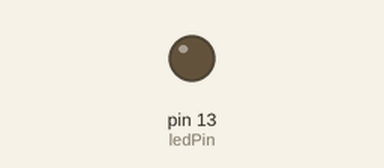
This sketch was run on a simulated Arduino Uno, built with avr-gcc and run on an emulated ATmega328P. On the bench: output pins drawn as LEDs (lit = HIGH).

Above: at 0.65 s.
At 5.05 s:
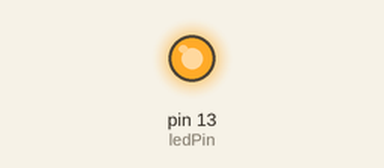
Timing chart, 0 to 5.3 s (numbered marks = the images above):
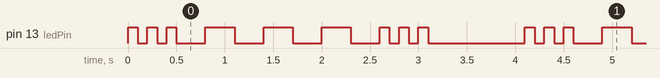

Measured:
- by itself, pin 13 (ledPin): repeats every 4.1 s: 2 × (LOW 0.10 s, HIGH 0.10 s), 3 × (LOW 0.30 s, HIGH 0.30 s), LOW 0.30 s, 2 × (HIGH 0.10 s, LOW 0.10 s), HIGH 0.10 s, LOW 1.0 s, HIGH 0.10 s
- by itself, everything shown: repeats every 4.1 s, in 18 steps

The sketch:

SOS.ino
```cpp
/* SOS im Morse-Code blinken
 *
 * Dieses Programm lässt eine LED am Arduino-Pin 13 ein SOS im Morse-Code blinken.
 * Beispiel von www.startHardware.org
 * Autor: Stefan Hermann
 * Lizenz: CC-BY 4.0
 *
 */

int ledPin = 13;

void setup() {
  pinMode(ledPin, OUTPUT);
}

void loop() {
  // Buchstabe S
  digitalWrite(ledPin, HIGH);
  delay(100);
  digitalWrite(ledPin, LOW);
  delay(100);

  digitalWrite(ledPin, HIGH);
  delay(100);
  digitalWrite(ledPin, LOW);
  delay(100);

  digitalWrite(ledPin, HIGH);
  delay(100);
  digitalWrite(ledPin, LOW);
  delay(300);

  // Buchstabe O
  digitalWrite(ledPin, HIGH);
  delay(300);
  digitalWrite(ledPin, LOW);
  delay(300);

  digitalWrite(ledPin, HIGH);
  delay(300);
  digitalWrite(ledPin, LOW);
  delay(300);

  digitalWrite(ledPin, HIGH);
  delay(300);
  digitalWrite(ledPin, LOW);
  delay(300);

  // Buchstabe S
  digitalWrite(ledPin, HIGH);
  delay(100);
  digitalWrite(ledPin, LOW);
  delay(100);

  digitalWrite(ledPin, HIGH);
  delay(100);
  digitalWrite(ledPin, LOW);
  delay(100);

  digitalWrite(ledPin, HIGH);
  delay(100);
  digitalWrite(ledPin, LOW);
  delay(1000);

}
```
